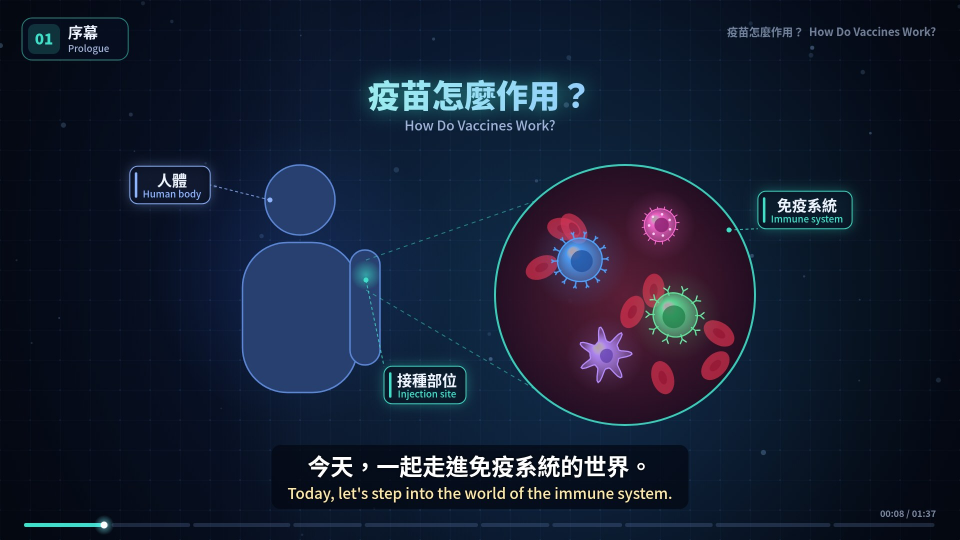
#> input picture vaccine-animation/shots/t008.54.jpg, 1920 x 1080 px, given as the content of the folder ../shots/t008.54.jpg, which was not available (shown at 1/2 size)
$ python sheet.py ../shots/t008.54.jpg out.png
#> lines starting #> are read from the running program, lines starting #| are printed output that depends on the picture
import sys, glob, os
from PIL import Image
files = sorted(glob.glob(os.path.join(sys.argv[1], "t*.jpg")))
out = sys.argv[2]; per = 6
for n in range(0, len(files), per):
    ims = [Image.open(f).resize((960, 540)) for f in files[n:n + per]]
#> ims = 1 item
    sheet = Image.new("RGB", (1920, 540 * ((len(ims) + 1) // 2)))
#> sheet: PIL image 1920x540 RGB; every value is 0
    for i, im in enumerate(ims): sheet.paste(im, ((i % 2) * 960, (i // 2) * 540))
#> this loop made 1 pass
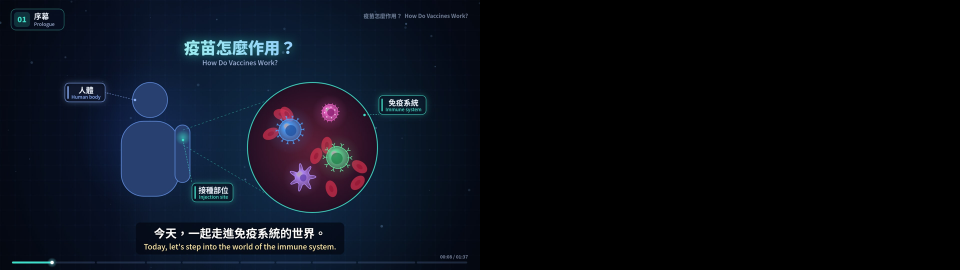
#> sheet: PIL image 1920x540 RGB (shown at 1/2 size); mean R, G, B 10.5, 15.1, 25.1
    sheet.save(f"{out}_{n // per}.jpg", quality=85)

$ run again, on vaccine-animation/shots/t011.79.jpg
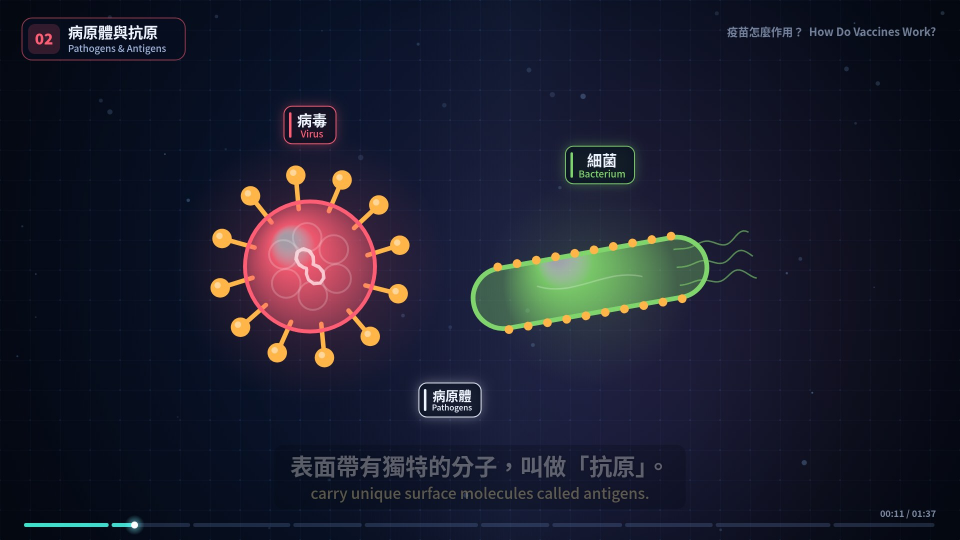
#> input picture vaccine-animation/shots/t011.79.jpg, 1920 x 1080 px, given as the content of the folder ../shots/t011.79.jpg, which was not available (shown at 1/2 size)
#> ims = 1 item
#> the loop `for i, im in enumerate(ims): sheet.paste(im, ((i % 2) * 960, (i // 2) ..` made 1 pass
#> after the loop `for i, im in enumerate(ims): sheet.paste(im, ((i % 2) * 960, (i // 2) ..`:
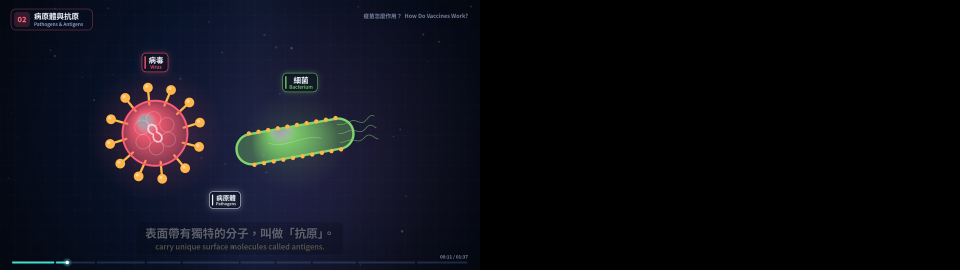
#> sheet: PIL image 1920x540 RGB (shown at 1/2 size); mean R, G, B 13.8, 14.6, 22.6

$ run again, on vaccine-animation/shots/t014.58.jpg
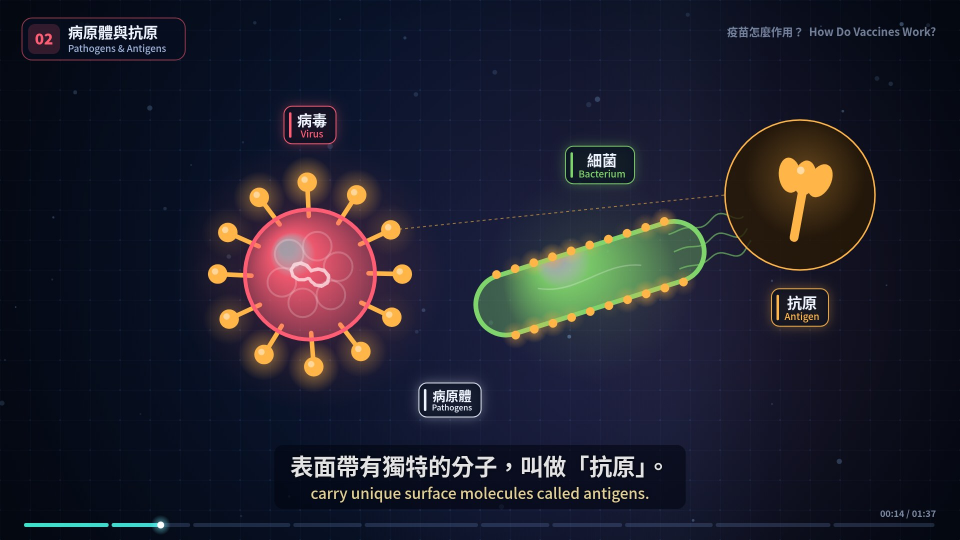
#> input picture vaccine-animation/shots/t014.58.jpg, 1920 x 1080 px, given as the content of the folder ../shots/t014.58.jpg, which was not available (shown at 1/2 size)
#> ims = 1 item
#> the loop `for i, im in enumerate(ims): sheet.paste(im, ((i % 2) * 960, (i // 2) ..` made 1 pass
#> after the loop `for i, im in enumerate(ims): sheet.paste(im, ((i % 2) * 960, (i // 2) ..`:
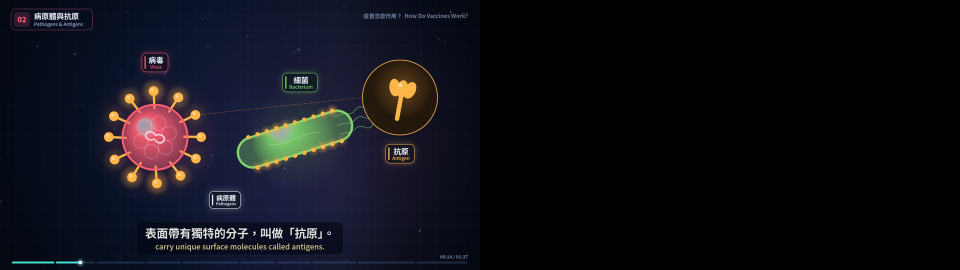
#> sheet: PIL image 1920x540 RGB (shown at 1/2 size); mean R, G, B 16, 16, 22.7
